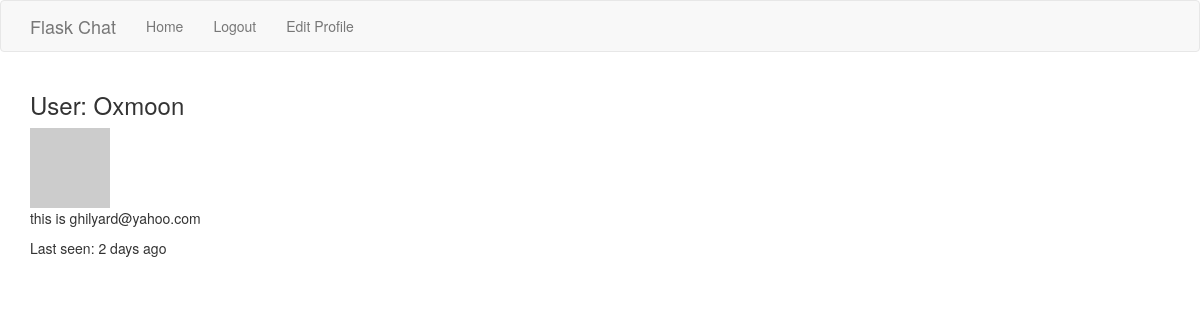
The app's page /user/Oxmoon (signed in) with its own data.
### app/models.py (models this page shows, shortened)
class User(UserMixin, db.Model):
    __tablename__ = 'user'
    id = db.Column(db.Integer, primary_key=True)
    email = db.Column(db.String(150), unique=True)
    username = db.Column(db.String(150), unique=True)
    password_hash = db.Column(db.String(150))
    messages = db.relationship('Message', backref='user', lazy='dynamic')
    rooms = db.relationship('Room',
                            secondary=user_room,
                            backref=db.backref('user', lazy='dynamic'),
                            lazy='dynamic')
    about_me = db.Column(db.String(140))
    last_seen = db.Column(db.DateTime, default=datetime.utcnow)
    def avatar(self, size):
        digest = md5(self.email.lower().encode('utf-8')).hexdigest()
        return 'https://www.gravatar.com/avatar/{}?d=identicon&s={}'.format(digest, size)
    @login.user_loader
    def load_user(id):
        return User.query.get(int(id))

### app/main/routes.py (the view)
@bp.route('/user/<username>')
@login_required
def user(username):
    user = User.query.filter_by(username=username).first_or_404()
    return render_template('user.html', user=user)

### app/main/routes.py (called while the page is built)
@bp.before_request
def before_request():
    if current_user.is_authenticated:
        current_user.last_seen = datetime.utcnow()
        db.session.commit()

### app/templates/user.html (shortened to what this page needs)
{% extends "base.html" %}
{% block app_content %}
<div class="h3 p-3">User: {{ user.username }}</div>
<img src="{{ user.avatar(128) }}">
<div class="p-3">
    {% if user.about_me %}<p>{{ user.about_me }}</p>{% endif %}
    {% if user.last_seen %}
    <p>Last seen: {{ moment(user.last_seen).fromNow() }}
    {% endif %}
</div>
{% endblock %}

### records on screen
User: username "Oxmoon", about_me "this is ghilyard@yahoo.com", last_seen "2 days ago"
